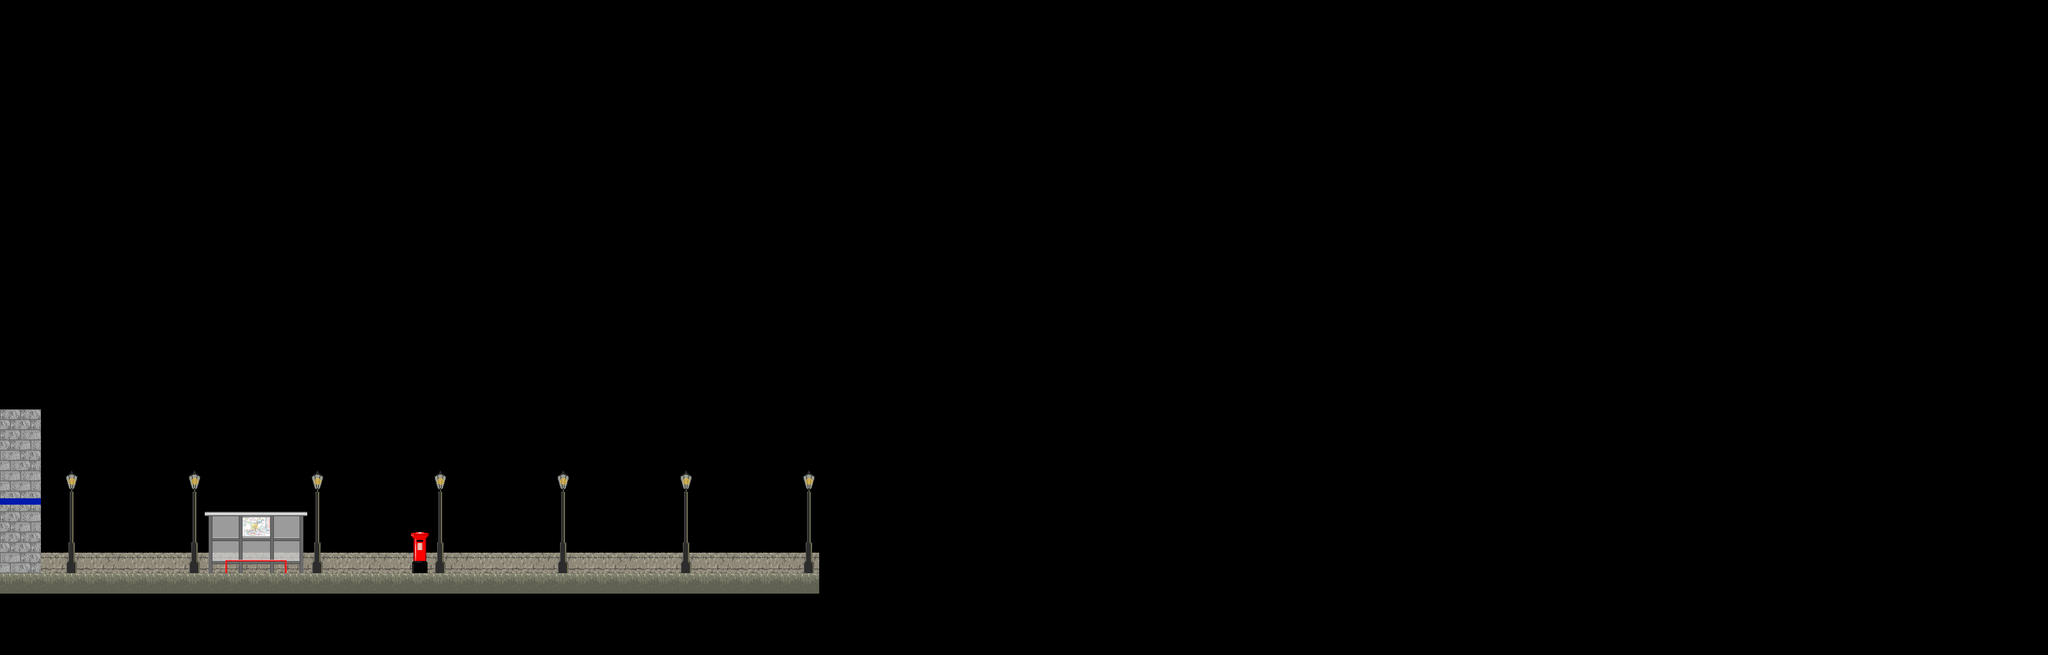

This is a level from a 2D game, rendered from its Tiled map with the project's own tilesets. A one-line summary and the map file follow, with tile-layer data summarised:
An orthogonal 100x32 tile map with 32x32 px tiles, 1 tile layer (Tile Layer 1) and 1 object.

<map version="1.0" orientation="orthogonal" renderorder="right-down" width="100" height="32" tilewidth="32" tileheight="32">
 <tileset firstgid="1" name="leveltiles" tilewidth="32" tileheight="32">
  <image source="leveltiles.png" width="256" height="256" />
 </tileset>
 <layer name="Tile Layer 1" width="100" height="32">
  <data>[3200 cells, 166 non-empty, 31 distinct tile ids]</data>
 </layer>
 <objectgroup name="Object Layer 1">
  <object x="4.79451" y="897.38" width="1274.89" height="30.4273" />
 </objectgroup>
</map>
